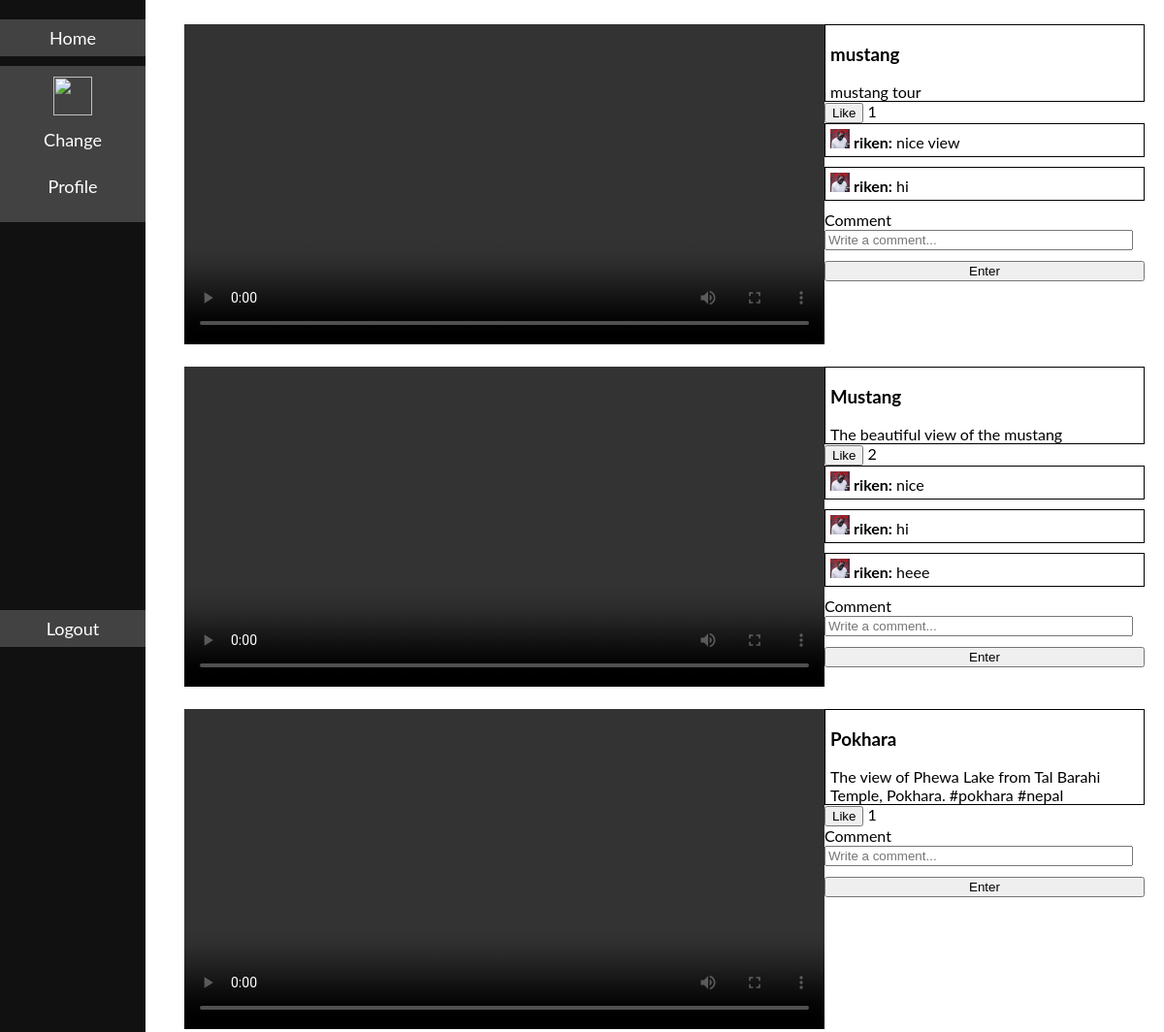
Screenshot of /admin/readvideoes.php with the database file from the repository.
### tables this page shows
CREATE TABLE `videos` (
  `video_id` int(11) NOT NULL,
  `video_title` varchar(255) NOT NULL,
  `video_description` varchar(255) NOT NULL,
  `name` varchar(255) NOT NULL,
  `location` varchar(255) NOT NULL,
  `status` varchar(255) DEFAULT NULL,
  `likes` int(11) DEFAULT 0,
  `unlikes` int(11) DEFAULT 0,
  `like_count` int(11) NOT NULL
);

CREATE TABLE `comment` (
  `comment_id` int(11) NOT NULL,
  `video_id` int(11) NOT NULL,
  `location` varchar(255) NOT NULL,
  `user_id` int(11) NOT NULL,
  `username` varchar(255) NOT NULL,
  `picture` varchar(255) NOT NULL,
  `comment` varchar(255) NOT NULL,
  `c_status` varchar(255) DEFAULT NULL
);

CREATE TABLE `tbl_user` (
  `id` int(11) NOT NULL,
  `UserName` varchar(255) NOT NULL,
  `fullName` varchar(255) NOT NULL,
  `Number` varchar(255) NOT NULL,
  `Email` varchar(255) NOT NULL,
  `Address` varchar(255) NOT NULL,
  `Gender` varchar(10) NOT NULL,
  `profile_picture` varchar(255) NOT NULL,
  `num_likes` int(11) NOT NULL,
  `password` varchar(255) NOT NULL
);

### admin/readvideoes.php (the view, shortened to what this page needs)
<!DOCTYPE html>
<html>
<head>
</head>
<body>
    <section class="header">
        <nav>
            <div class="sidenav">
                <a href="../user_dashboard.php">Home</a>
                <div class="profile">
                    <div class="user">
                        <?php
                        include ("../config.php");
                        $sql = "SELECT * FROM tbl_user WHERE UserName = '" . $_SESSION["username"] . "'";
                        $result = mysqli_query($conn, $sql);
                        $row = mysqli_fetch_array($result);
                        echo "<img src='../profile_img/" . $row['profile_picture'] . "'>";
                        echo '<br>';
                        ?>
                    </div>
                    <a href="pass_change.php">Change</a>
                    <a href="manageprofile.php?username=<?php echo $_SESSION["username"]; ?>">Profile</a>
                </div>
                <a class="logout" href="../logout.php">Logout</a>
            </div>
        </nav>
        <div class="row">
            <?php
            $sql = "SELECT * FROM videos WHERE status = 1";
            $query = mysqli_query($conn, $sql);
            while ($row = mysqli_fetch_array($query)) {
                $location = $row['location'];
                $video_id = $row['video_id'];
                $liked_sql = "SELECT * FROM likes WHERE video_id = '$video_id' AND UserName = '" . $_SESSION['username'] . "'";
                $liked_result = mysqli_query($conn, $liked_sql);
                $liked = mysqli_num_rows($liked_result) > 0;
                ?>
                <div class="video-comment-container">
                    <div class="video-container">
                        <video class="vd" controls>
                            <source src="<?php echo $location ?>" type="video/mp4">
                            <source src="<?php echo $row['name'] ?>">
                        </video>
                    </div>
                    <div class="comment-container">
                        <div class="v_title">
                            <h3><?php echo $row['video_title']; ?></h3>
                            <?php echo $row['video_description']; ?>
                        </div>
                        <div class="like">
                            <button class="like-btn" data-video-id="<?php echo $video_id; ?>" <?php echo $liked ? 'style="display:none;"' : ''; ?>>Like</button>
                            <span>
                                <?php
                                $quee = mysqli_query($conn, "SELECT COUNT(DISTINCT UserName) AS user_count FROM likes where video_id = '$video_id';");
                                $quee1=mysqli_fetch_array($quee);
                                echo $quee1['user_count'];
                                    ?>
                            </span>
                        </div>
                        <?php
                        $comment_sql = "SELECT * FROM comment JOIN tbl_user ON comment.username = tbl_user.UserName WHERE video_id = '$video_id' ORDER BY video_id DESC";
                        $comment_result = mysqli_query($conn, $comment_sql);
                        while ($comment_row = mysqli_fetch_array($comment_result)) {
                            ?>
                            <div class="comment_all">
                                <div class="comment-box">
                                    <div class="comment">
                                        <?php echo "<img src='../profile_img/" . $comment_row['profile_picture'] . "'>"; ?>
                                        <b> <?php echo $comment_row['username'] . ":" ?></b>
                                        <?php echo $comment_row['comment']; ?>
                                    </div>
                                </div>
                            </div>
                        <?php } ?>
                        <form method="POST" action="./comment.php">
                            <div class="c_title">
                                <label class="c_title" for="comment">Comment</label>
                                <input type="text" name="comment" placeholder="Write a comment..." class="comment-text">
                                <input type="submit" name="video_comment" value="Enter" class="btn-comment">
                            </div>
                        </form>
                    </div>
                </div>
            <?php } ?>
        </div>
    </section>
</body>
</html>

### admin/readvideoes.php (style rules this page uses)
body { font-family: "Lato", sans-serif; margin: 0; }
.sidenav { height: 100%; width: 150px; position: fixed; z-index: 1; top: 0; left: 0; background-color: #111; overflow-x: hidden; padding-top: 20px; text-align: center; }
.sidenav a { text-decoration: none; font-size: 18px; color: #fff; display: block; background-color: #424242; padding: 8px; margin-bottom: 10px; }
.profile img { width: 40px; height: 40px; }
.profile { padding: 8px; font-size: 16px; background-color: #424242; }
.user { padding: 3px; font-size: 16px; color: #fff; background-color: #424242; }
.row { flex-wrap: wrap; justify-content: center; padding-top: 5px; height: 70px; }
.video-comment-container { display: flex; flex-direction: row; margin: 20px; }
.video-container { width: 60%; margin-left: 170px; }
.vd { width: 100%; max-height: 700px; }
.comment-container { width: 30%; display: flex; flex-direction: column; }
.comment-box { border: 1px solid black; padding: 5px; margin-bottom: 10px; }
.comment-box img { max-height: 20px; max-width: 20px; }
.v_title { border: 1px solid black; padding-left: 5px; }
.comment-text { width: calc(100% - 20px); margin-bottom: 10px; }
.btn-comment { width: 100%; }
.logout { padding: 10px; margin-top: 400px; }

### rows the page displays
videos: video_title "mustang", video_description "mustang tour", user_count "1"
comment: tbl_user.profile_picture (picture), username "riken", comment "nice view"
comment: tbl_user.profile_picture (picture), username "riken", comment "hi"
videos: video_title "Mustang", video_description "The beautiful view of the mustang", user_count "2"
comment: tbl_user.profile_picture (picture), username "riken", comment "nice"
comment: tbl_user.profile_picture (picture), username "riken", comment "hi"
comment: tbl_user.profile_picture (picture), username "riken", comment "heee"
videos: video_title "Pokhara", video_description "The view of Phewa Lake from Tal Barahi Temple, Pokhara. #pokhara #nepal", user_count "1"
